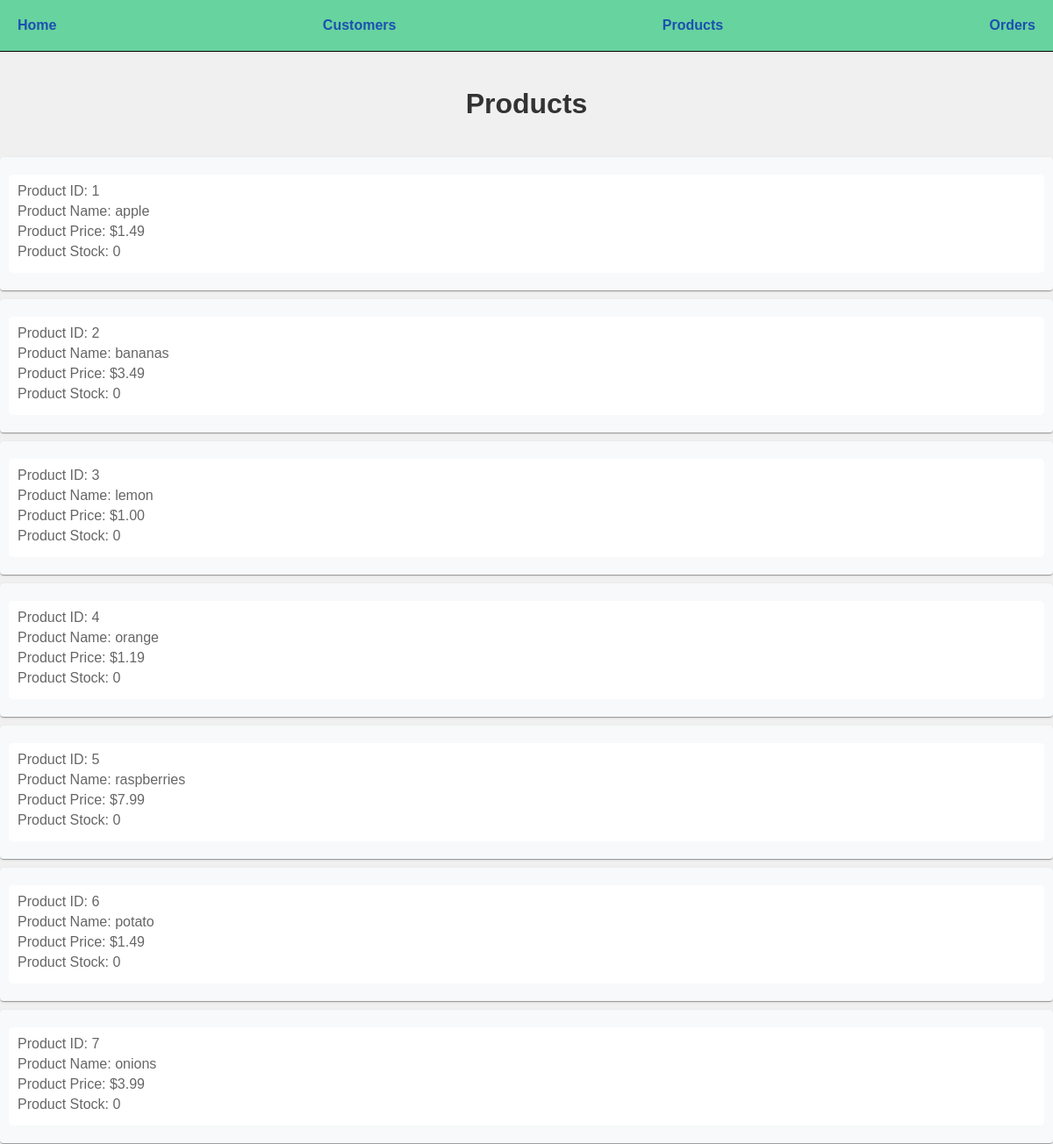
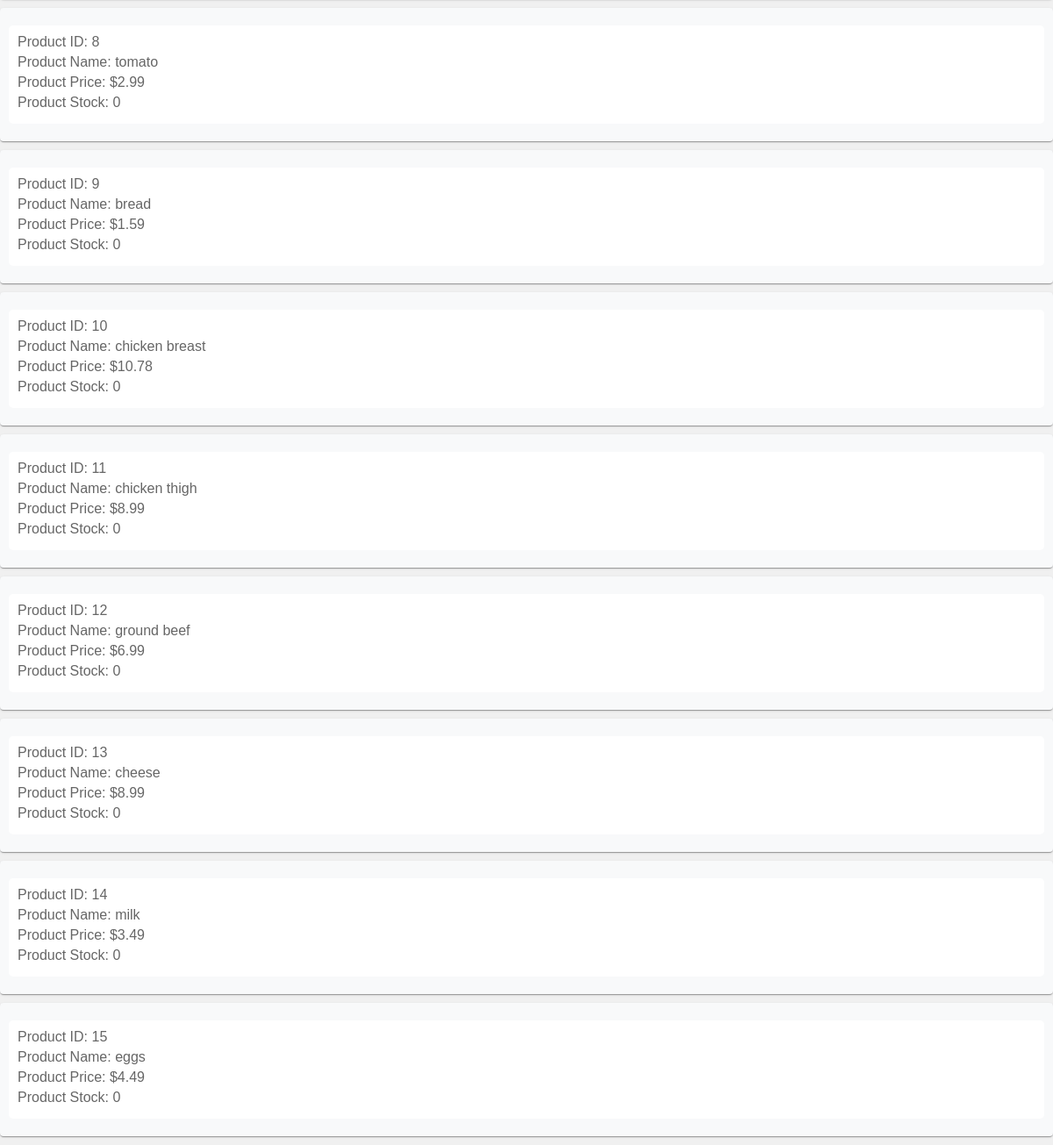
The page /products on the database as committed earlier (2 pictures, top to bottom).
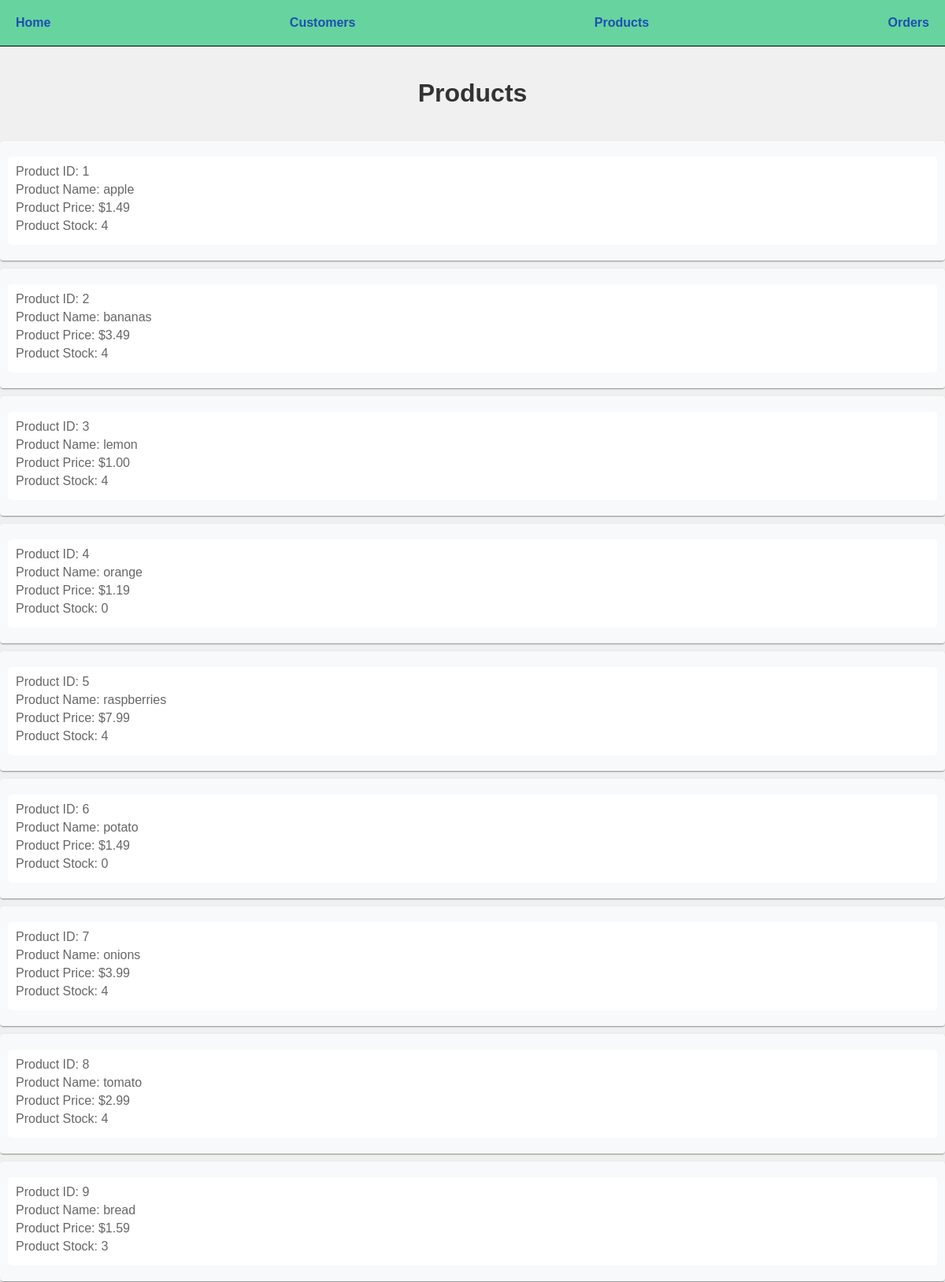
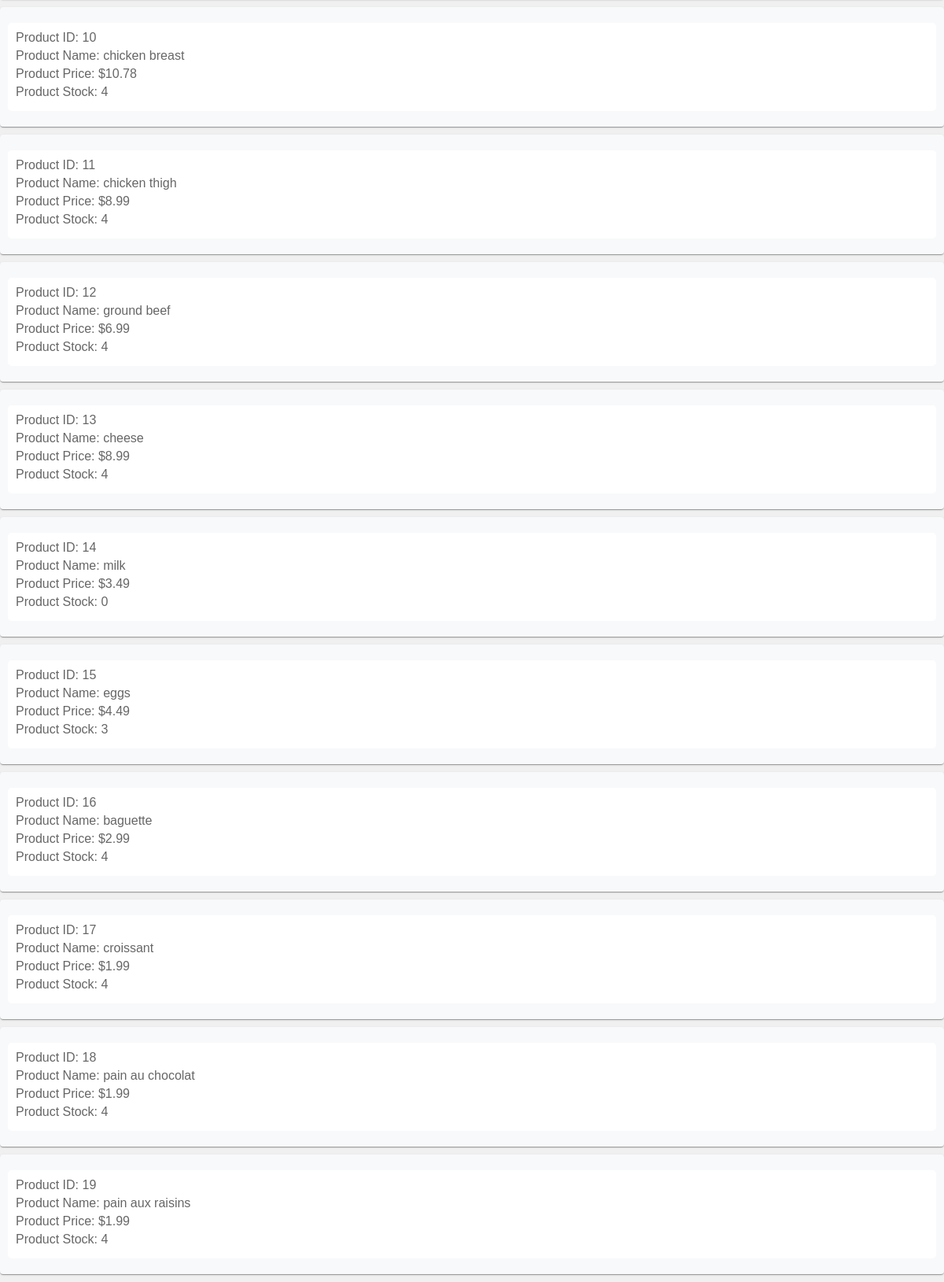
The same page on the database as committed later (2 pictures, top to bottom).
### models.py (models this page shows, shortened)
class Product(db.Model):
    id = mapped_column(Integer, primary_key=True)
    name = mapped_column(String(200), nullable=False, unique=True)
    price = mapped_column(Numeric(10,2), nullable=False)
    available = mapped_column(Integer, nullable=False, default=4) #number of products available
    orders = relationship("ProductOrder")

### routes/html.py (the view)
@html_bp.route("/products", methods=["GET"])
def products():
    statement = db.select(Product).order_by(Product.id)
    records = db.session.execute(statement)
    results = records.scalars()
    return render_template("products.html", products=results)

### templates/products.html
{% extends "base.html" %}
{% block content %}
<h1>Products</h1>
{% for product in products %}
<div>
    <p>
        <span class="product_name">Product ID: {{ product.id }}</span>
        <span class="product_name">Product Name: {{ product.name }}</span>
        <span class="product_price">Product Price: ${{ product.price }}</span>
        <span>Product Stock: {{ product.available }}</span>
    </p>
</div>
    {% endfor %}
{% endblock %}

Rows that differ between the two databases and show on the page:
changed Product "apple": available "0" → "4"
changed Product "bananas": available "0" → "4"
changed Product "lemon": available "0" → "4"
changed Product "raspberries": available "0" → "4"
changed Product "onions": available "0" → "4"
changed Product "tomato": available "0" → "4"
changed Product "bread": available "0" → "3"
changed Product "chicken breast": available "0" → "4"
changed Product "chicken thigh": available "0" → "4"
changed Product "ground beef": available "0" → "4"
changed Product "cheese": available "0" → "4"
changed Product "eggs": available "0" → "3"
added Product: id "16", name "baguette", price "2.99", available "4"
added Product: id "17", name "croissant", price "1.99", available "4"
added Product: id "18", name "pain au chocolat", price "1.99", available "4"
added Product: id "19", name "pain aux raisins", price "1.99", available "4"
